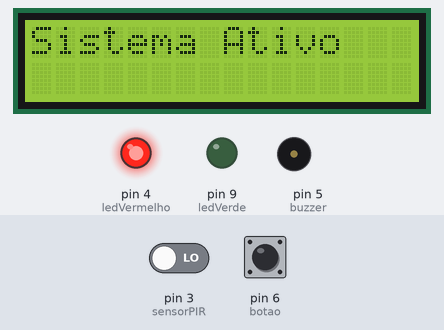
Bench run of a sketch on a simulated Arduino Uno, built with avr-gcc and run on an emulated ATmega328P. Parts: 16×2 character LCD, output pins drawn as LEDs (lit = HIGH), buzzer (waves = sounding). The test bench sets the inputs (shaded band); at power-on: pin 3 (sensorPIR) LOW, pin 6 (botao) HIGH.

Above: at 1.2 s.
1.3 s: pin 3 (sensorPIR) driven HIGH
At 2.6 s:
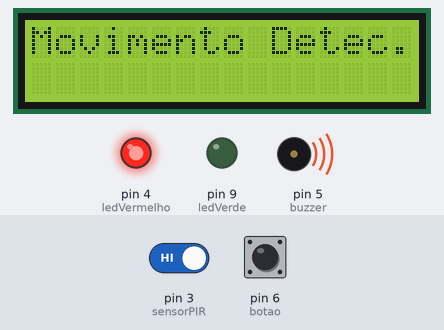
3.1 s: pin 6 (botao) pulled LOW for 0.65 s
At 6.2 s:
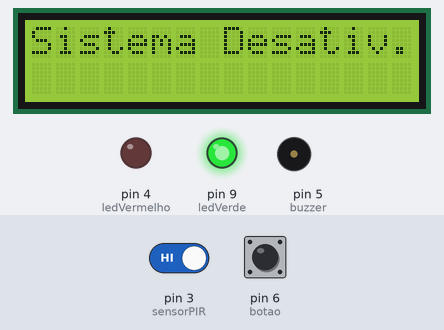
6.5 s: pin 6 (botao) pulled LOW for 1 s
At 9.0 s:
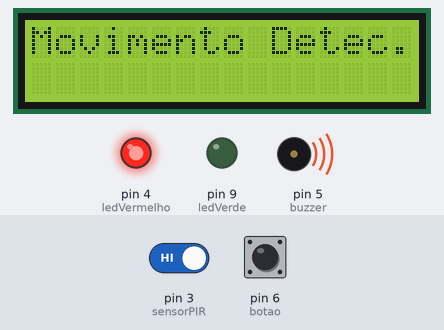
9.3 s: pin 3 (sensorPIR) driven LOW
At 10.5 s:
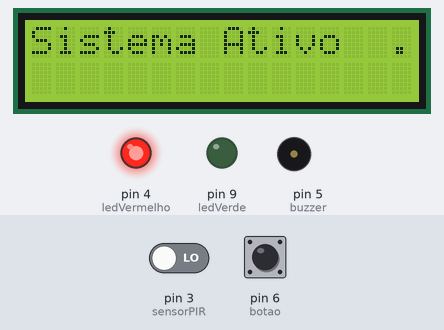
10.8 s: pin 6 (botao) pulled LOW for 3.2 s
At 15.1 s:
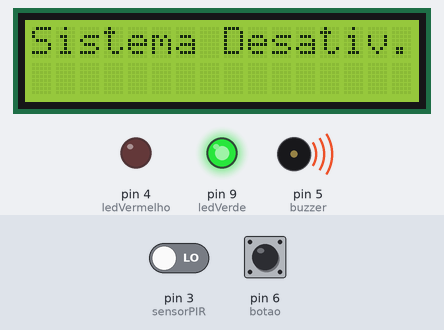
Timing chart, 0 to 16.8 s (numbered marks = the images above; inputs shaded):
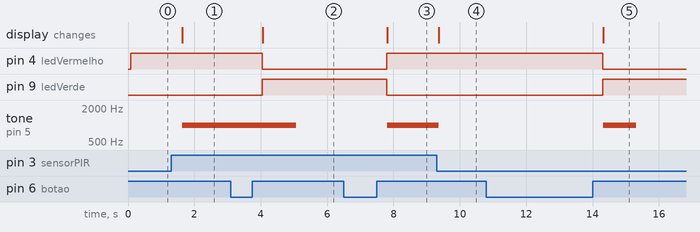

Measured:
- after the input at 1.3 s, tone on pin 5 (buzzer): silent → 1000 Hz after 0.34 s; the display: changes after 0.34 s (image 1)
- after the input at 3.1 s, pin 4 (ledVermelho): HIGH → LOW after 0.95 s; pin 9 (ledVerde): LOW → HIGH after 0.95 s; tone on pin 5 (buzzer): 1000 Hz → silent after 2.0 s; the display: changes after 0.97 s (image 2)
- after the input at 6.5 s, pin 4 (ledVermelho): LOW → HIGH after 1.3 s; pin 9 (ledVerde): HIGH → LOW after 1.3 s; tone on pin 5 (buzzer): silent → 1000 Hz after 1.3 s; the display: changes after 1.3 s (image 3)
- after the input at 9.3 s, tone on pin 5 (buzzer): 1000 Hz → silent after 0.06 s; the display: changes after 0.06 s (image 4)
- after the input at 10.8 s, pin 4 (ledVermelho): HIGH → LOW after 3.5 s; pin 9 (ledVerde): LOW → HIGH after 3.5 s; tone on pin 5 (buzzer): silent → 1000 Hz after 3.5 s, → silent 1.0 s later; the display: changes after 3.5 s (image 5)

The sketch:

project41.ino
```cpp
#include <Adafruit_LiquidCrystal.h>

// C++ code
//
Adafruit_LiquidCrystal lcd(0);
#define botao 6
// Pinos
const int ledVerde = 9;
const int ledVermelho = 4;
const int buzzer = 5;
const int sensorPIR = 3;
int som_desativado=0;

// Estado do sistema
bool sistemaAtivado = true;

void setup() {
    lcd.begin(16, 2);
    pinMode(ledVerde, OUTPUT);
    pinMode(ledVermelho, OUTPUT);
    pinMode(buzzer, OUTPUT);
    pinMode(sensorPIR, INPUT);
    pinMode(botao, INPUT_PULLUP);

    lcd.print("Sistema Pronto");
    lcd.setBacklight(1);
}

void loop() {
    // Verifica o estado do botão
    if (digitalRead(botao) == LOW) {
      while (digitalRead(botao)==LOW){}
        sistemaAtivado = !sistemaAtivado; // Alterna o estado
        delay(300); // Debounce
    }

    // Verifica se o sistema está ativado
    if (sistemaAtivado==true) {
        digitalWrite(ledVerde, LOW);
        digitalWrite(ledVermelho, HIGH);
		som_desativado=0;
        int movimento = digitalRead(sensorPIR);
        if (movimento) {
            lcd.setCursor(0, 0);
            lcd.print("Movimento Detec.");
            tone(buzzer, 1000); // Emite som
        } else {
            lcd.setCursor(0, 0);
            lcd.print("Sistema Ativo  ");
            noTone(buzzer); // Para o som
        }
    } else {
        digitalWrite(ledVerde, HIGH);
        digitalWrite(ledVermelho, LOW);
        lcd.setCursor(0, 0);
        lcd.print("Sistema Desativ.");
      if (som_desativado==0){
      	tone(5,1000);
        delay(1000);
        noTone(buzzer); // Garante que o som esteja desligado
      }
      	som_desativado=1;
    }

    delay(500); // Aguarda 0.5 segundos antes da próxima leitura
}
```
